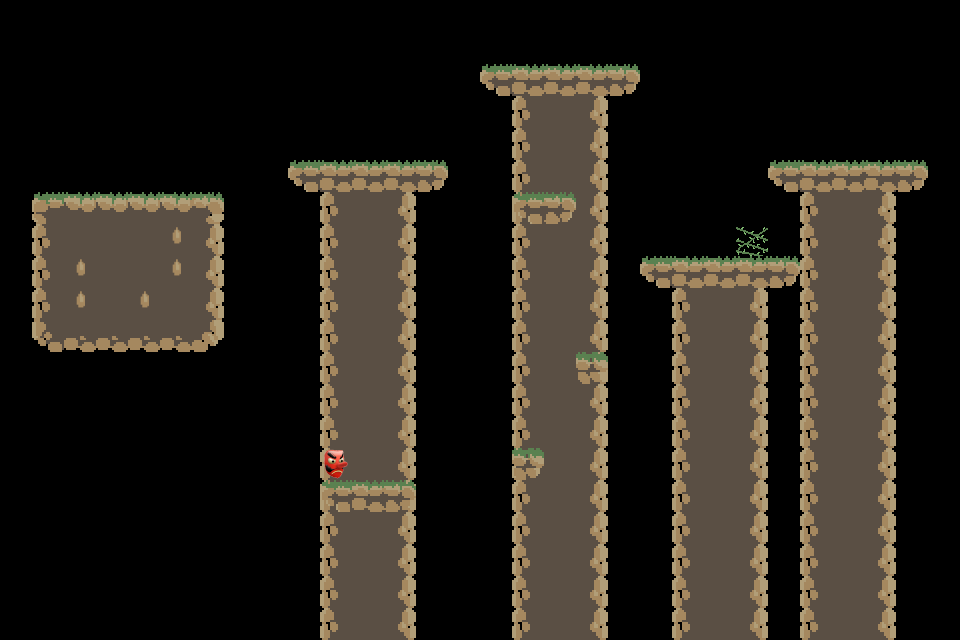

Below is a game level as drawn by its tile map, then a one-line description and the .tmx that defines it (tile-layer data replaced by summaries):
An orthogonal 30x20 tile map with 32x32 px tiles, 6 tile layers (Background, Platforms, Enemies, Masks, ...), 4 tilesets.

<map version="1.2" tiledversion="1.2.3" orientation="orthogonal" renderorder="right-down" width="30" height="20" tilewidth="32" tileheight="32" infinite="0" nextlayerid="13" nextobjectid="1">
 <tileset firstgid="1" source="Masks.tsx" />
 <tileset firstgid="2" source="Powerups.tsx" />
 <tileset firstgid="3" source="Town.tsx" />
 <tileset firstgid="24" source="Enemies.tsx" />
 <layer id="7" name="Background" width="30" height="20">
  <data>[600 cells, 186 non-empty, 7 distinct tile ids]</data>
 </layer>
 <layer id="8" name="Platforms" width="30" height="20">
  <data>[600 cells, 51 non-empty, 11 distinct tile ids]</data>
 </layer>
 <layer id="9" name="Enemies" width="30" height="20">
  <data>[600 cells, 1 non-empty, 1 distinct tile ids]</data>
 </layer>
 <layer id="10" name="Masks" width="30" height="20">
  <data>[600 cells, 1 non-empty, 1 distinct tile ids]</data>
 </layer>
 <layer id="11" name="Powerups" width="30" height="20">
  <data>[600 cells, 0 non-empty, 0 distinct tile ids]</data>
 </layer>
 <layer id="12" name="Objects" width="30" height="20">
  <data>[600 cells, 0 non-empty, 0 distinct tile ids]</data>
 </layer>
</map>
